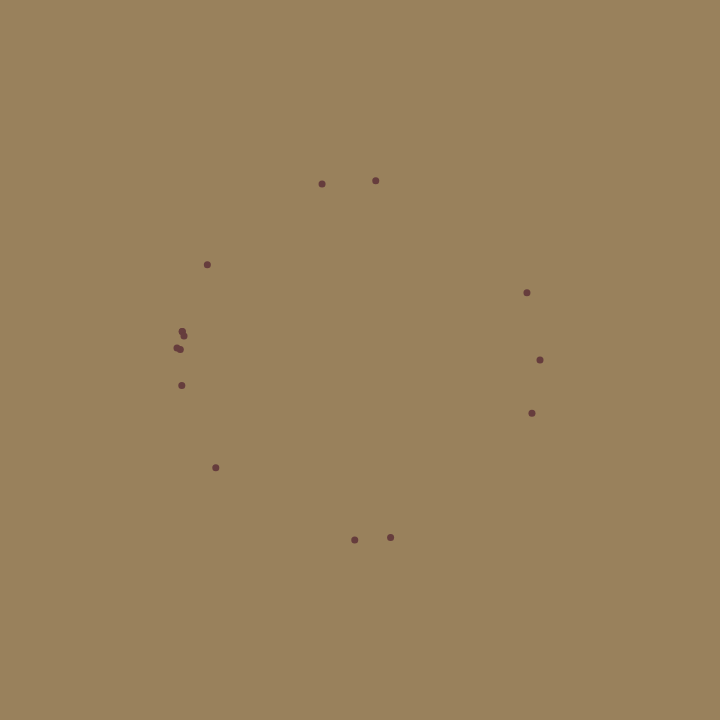
Frame 1 (no input)
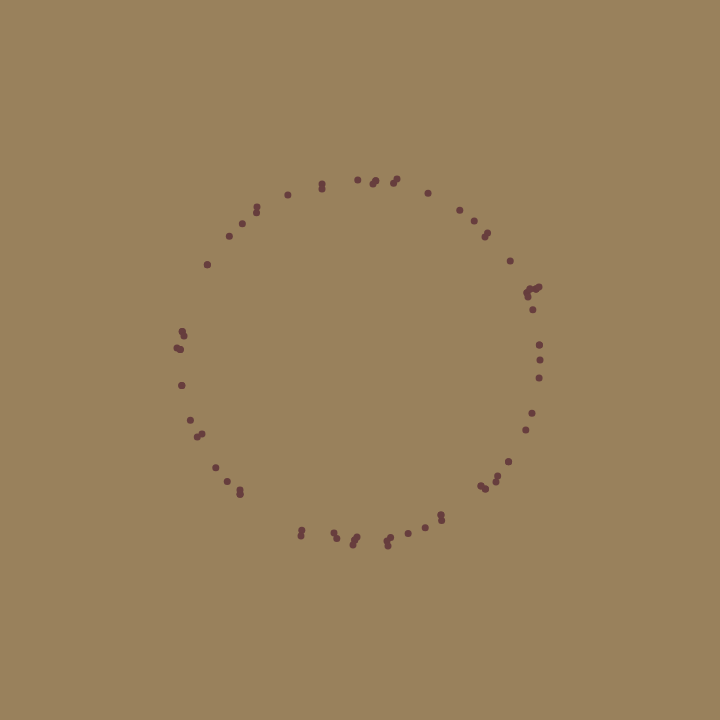
Frame 60 (no input)
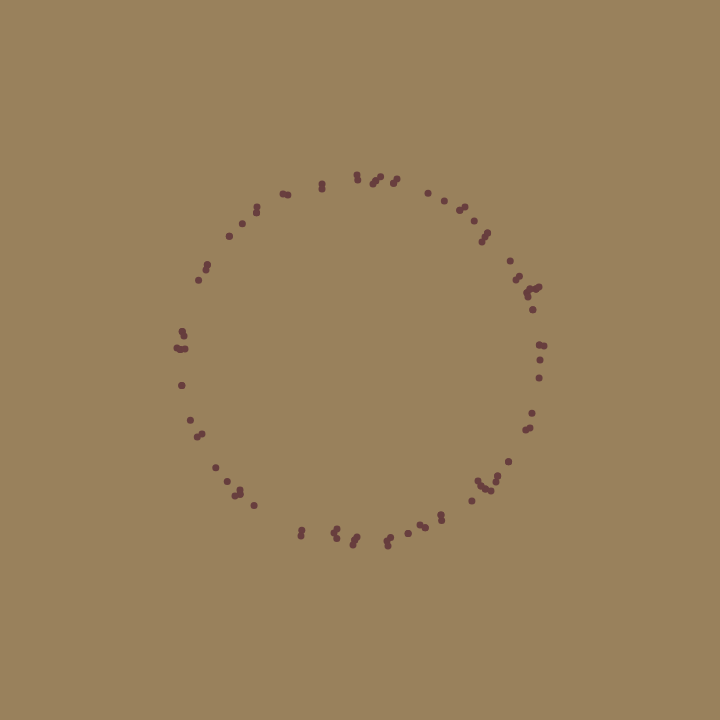
Frame 120 (the mouse pressed at the canvas centre since frame 60)

The p5.js sketch that drew these frames (run headless with seeded random() and noise() and a simulated clock; from frame 60 on, the mouse is pressed at the canvas centre):

// p5.js sketch
// ── sketch.js
let particleList;
let aggregateGrid;
let pixelSize = 7;
let pixelCount = 1000;
let hu = 40;

function setup() {
  createCanvas(720, 720);
  colorMode(HSB, 100);
  background(10, 40, 60);
  frameRate(31);

  particleList = new Array();
  aggregateGrid = new Array();

  //create particles
  for (let i = 0; i < pixelCount; i++)
  {
    particleList.push(new Particle(createVector(floor(random(width / pixelSize)) * pixelSize, floor(random(height / pixelSize)) * pixelSize), pixelSize));
  }

  // for (let i = 0; i < width; i += pixelSize)
  // {
  //   aggregateGrid.push(createVector(i, height / 2));
  // }
  noStroke();
  fill(hu, 40, 70);
  for (let i = 0; i < TWO_PI; i += 0.1)
  {
    aggregateGrid.push(new Aggregate(createVector(cos(i) * (width / 4) + (width / 2), sin(i) * (height / 4)+ (height / 2)), pixelSize));
  }

  // aggregateGrid.push(new Aggregate(createVector(width / 4, height /4), pixelSize));
  // aggregateGrid.push(new Aggregate(createVector(width * (3 / 4), height /4), pixelSize));
  // aggregateGrid.push(new Aggregate(createVector(width * (3 / 4), height * (3 / 4)), pixelSize));
  // aggregateGrid.push(new Aggregate(createVector(width / 4, height * (3 / 4)), pixelSize));
  fill(hu, 40, 70);

  for (let i = 0; i < aggregateGrid.length; i++)
  {
    // circle(aggregateGrid[i].pos.x, aggregateGrid[i].pos.y, aggregateGrid[i].size);
  }

}

function draw() {
  // background(0);
  // noStroke();
  colorMode(HSB, 100);
  fill(0, 40, hu);

  // for (let i = 0; i < aggregateGrid.length; i++)
  // {
  //   fill(hu, 40, 70);
  //   circle(aggregateGrid[i].pos.x, aggregateGrid[i].pos.y, aggregateGrid[i].size);
  // }

  for (let i = 0; i < particleList.length; i++)
  {
    if (particleList[i].active == true)
    {

      let pos = particleList[i].pos;
      // rect(pos.x, pos.y, pixelSize, pixelSize);
      // circle(pos.x, pos.y, pixelSize);
      particleList[i].move();


      for (let k = 0; k < aggregateGrid.length; k++)
      {
        // print(pos.dist(aggregateGrid[k]));
        // print(pos);
        // let aPos = createVector(aggregateGrid[k].x, aggregateGrid[k].y);
        if (pos.dist(aggregateGrid[k].pos) <= aggregateGrid[k].size * (.9))
        {
          aggregateGrid.push(new Aggregate(pos, pixelSize));
          circle(aggregateGrid[k].pos.x, aggregateGrid[k].pos.y, aggregateGrid[k].size);
          particleList[i].deactivate();
          break;
        }
      }

    }

    else
    {
      particleList.splice(i, 1);
      pixelSize -= 0.001;
      hu += 0.01;
      if (pixelSize > 1)
      {
        particleList.push(new Particle(createVector(floor(random(width / pixelSize)) * pixelSize, floor(random(height / pixelSize)) * pixelSize), pixelSize));
      }
    }
  }

  // noLoop();
}

// ── aggregate.js
class Aggregate
{
  constructor(pos, size)
  {
    this.pos = pos;
    this.size = size;
  }
}

// ── particle.js
class Particle
{
  constructor(pos, ps)
  {
    this.pos = pos;
    this.ps = ps;
    this.active = true;
  }

  move()
  {
    // let mv = createVector(floor(random(-1, 2)) * this.ps, floor(random(-1, 2)) * this.ps);
    let mv = createVector(floor(random(-1, 2)) * 2, floor(random(-1, 2)) * 2);

    if (this.pos.x > width)
    {
      mv.x *= -1;
    }
    if (this.pos.x < 0)
    {
      mv.x *= 1;
    }
    if (this.pos.y < 0)
    {
      mv.y *= 1;
    }
    if (this.pos.y > height)
    {
      mv.y *= -1;
    }

    this.pos.add(mv);

    // return mv;
  }

  set(val)
  {
    this.pos.add(val);
  }

  deactivate()
  {
    this.active = false;
  }
}
